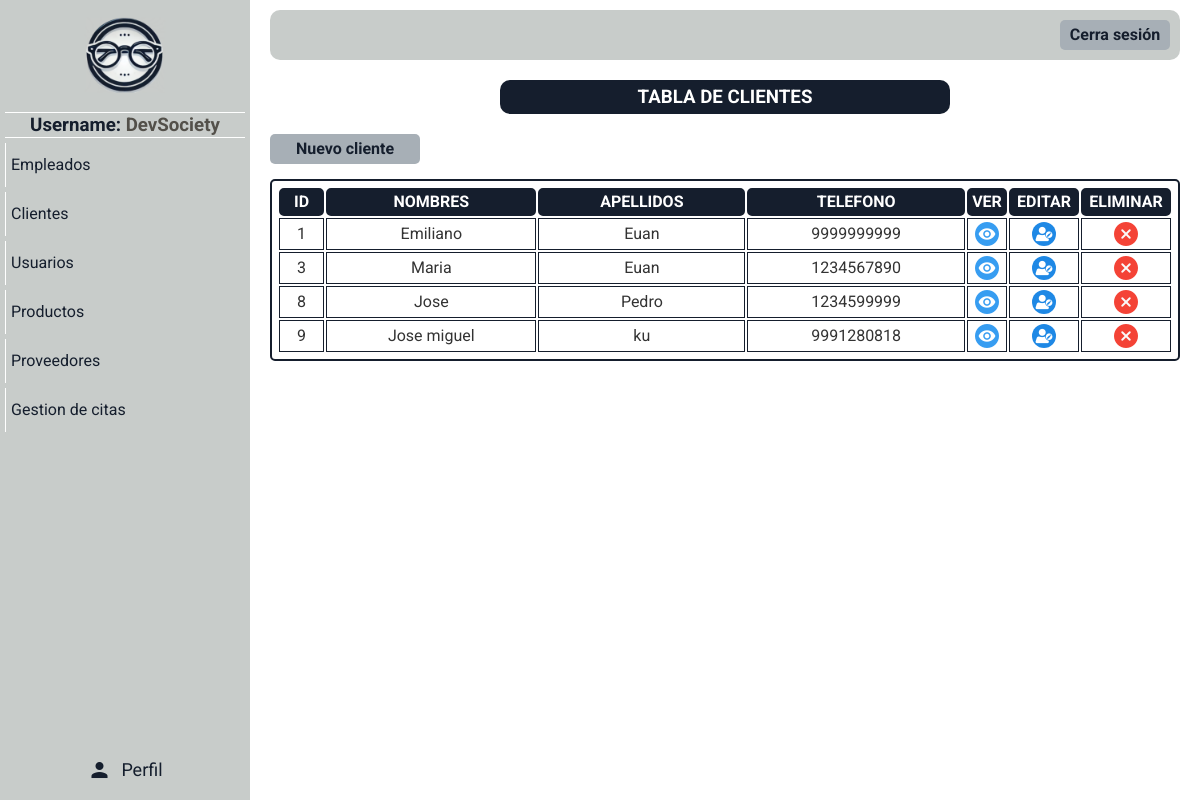
The app's page /paginas/mostrar_clientes.php (signed in), older data.
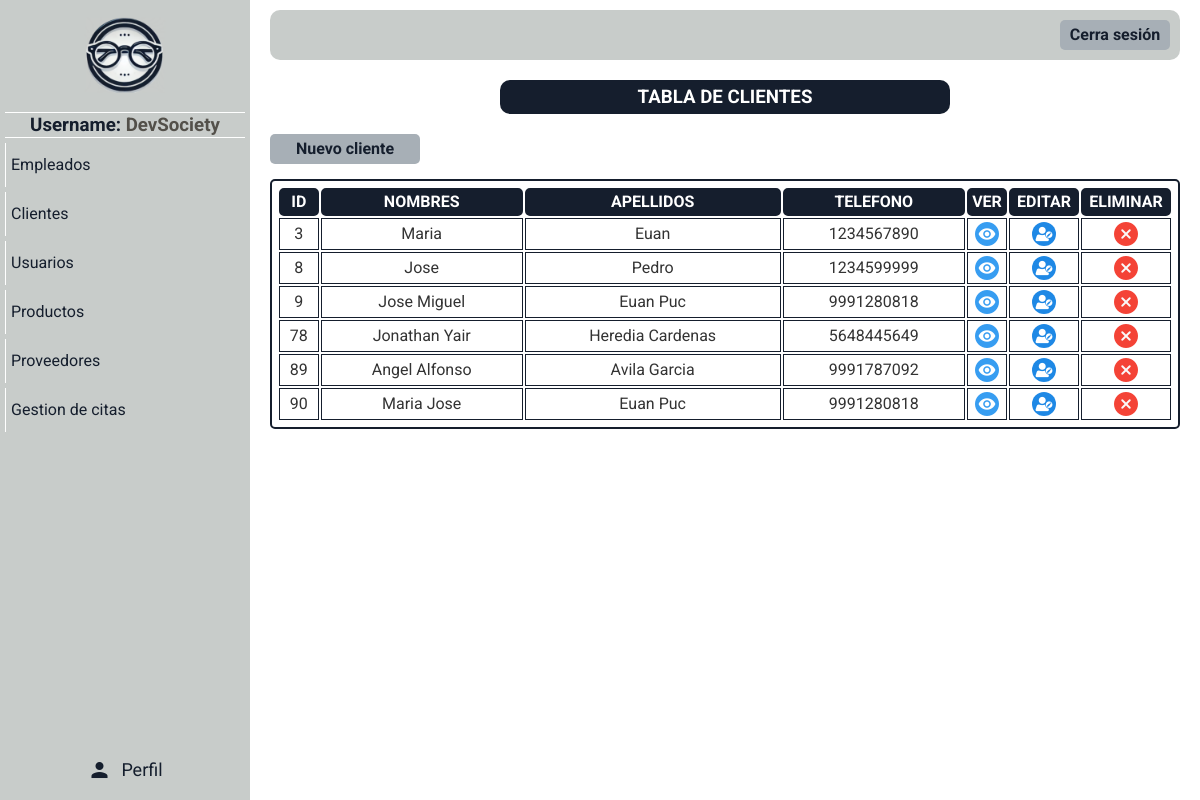
The same page, newer data.
### tables this page shows
CREATE TABLE `clientes` (
  `id_cliente` int(5) NOT NULL,
  `nombres` varchar(100) DEFAULT NULL,
  `apellidos` varchar(100) DEFAULT NULL,
  `correo` varchar(100) DEFAULT NULL,
  `telefono` varchar(15) DEFAULT NULL,
  `direccion` varchar(255) DEFAULT NULL,
  `preescripcion` text DEFAULT NULL,
  `contrasena` varchar(255) DEFAULT NULL,
  `verificado` varchar(10) DEFAULT NULL,
  `rol` varchar(50) DEFAULT NULL,
  `codigo_cliente` int(11) DEFAULT NULL,
  `libre2` int(11) DEFAULT NULL
);

### paginas/mostrar_clientes.php (the view, shortened to what this page needs)
<!DOCTYPE html>
<html lang="en">
<head>
</head>
<body>
    <?php include "menu_panel.php";
    ?>
    <div class="usuarios-content main-content">
        <div class="titulo">
            <h3>TABLA DE CLIENTES</h3>
        </div>
        <div class="opciones-btn">
            <div class="btn-nuevo-cliente btn">
                <a href="./registrar_cliente.php">Nuevo cliente</a>
            </div>
        </div>
        <table>
            <tr>
                <th>ID</th>
                <th>NOMBRES</th>
                <th>APELLIDOS</th>
                <th>TELEFONO</th>
                <th>VER</th>
                <th>EDITAR</th>
                <th>ELIMINAR</th>
            </tr>
            <?php
            require "../php/conexion.php";
            $datos_usuario = "SELECT * FROM clientes ORDER BY id_cliente ASC";
            $resultado = mysqli_query($conectar, $datos_usuario);
            while ($fila = mysqli_fetch_assoc($resultado)) { ?>
                <tr>
                    <td> <?php echo "$fila[id_cliente]" ?></td>
                    <td> <?php echo "$fila[nombres]" ?></td>
                    <td> <?php echo "$fila[apellidos]" ?></td>
                    <td> <?php echo "$fila[telefono]" ?></td>
                    <td class="btn-ver"> <a href="./ver_cliente.php?origen=clientes&id=<?php echo $fila['id_cliente']; ?>"><img src="../imagenes/ojo.png" alt=""></a></td>
                    <td class="btn-editar"> <a href="./editar_cliente.php?origen=clientes&id=<?php echo $fila['id_cliente']; ?>"><img src="../imagenes/edit.png" alt=""></a></td>
                    <td class="btn-eliminar"> <a href="#" onClick="validar('../php/delete_cliente.php?id=<?php echo $fila['id_cliente']; ?>','<?php echo  addslashes($fila['nombres']) . " " . addslashes($fila['apellidos']); ?>');"><img src="../imagenes/borrar.png" alt=""></a></td>
                </tr>
            <?php
            }
            ?>
        </table>
    </div>
</body>
</html>

Row changes from the older to the newer data that the page shows:
removed clientes: id_cliente "1", nombres "Emiliano", apellidos "Euan", telefono "9999999999"
changed clientes id 9: nombres "Jose miguel" → "Jose Miguel"; apellidos "ku" → "Euan Puc"
added clientes: id_cliente "78", nombres "Jonathan Yair", apellidos "Heredia Cardenas", telefono "5648445649"
added clientes: id_cliente "89", nombres "Angel Alfonso", apellidos "Avila Garcia", telefono "9991787092"
added clientes: id_cliente "90", nombres "Maria Jose", apellidos "Euan Puc", telefono "9991280818"
